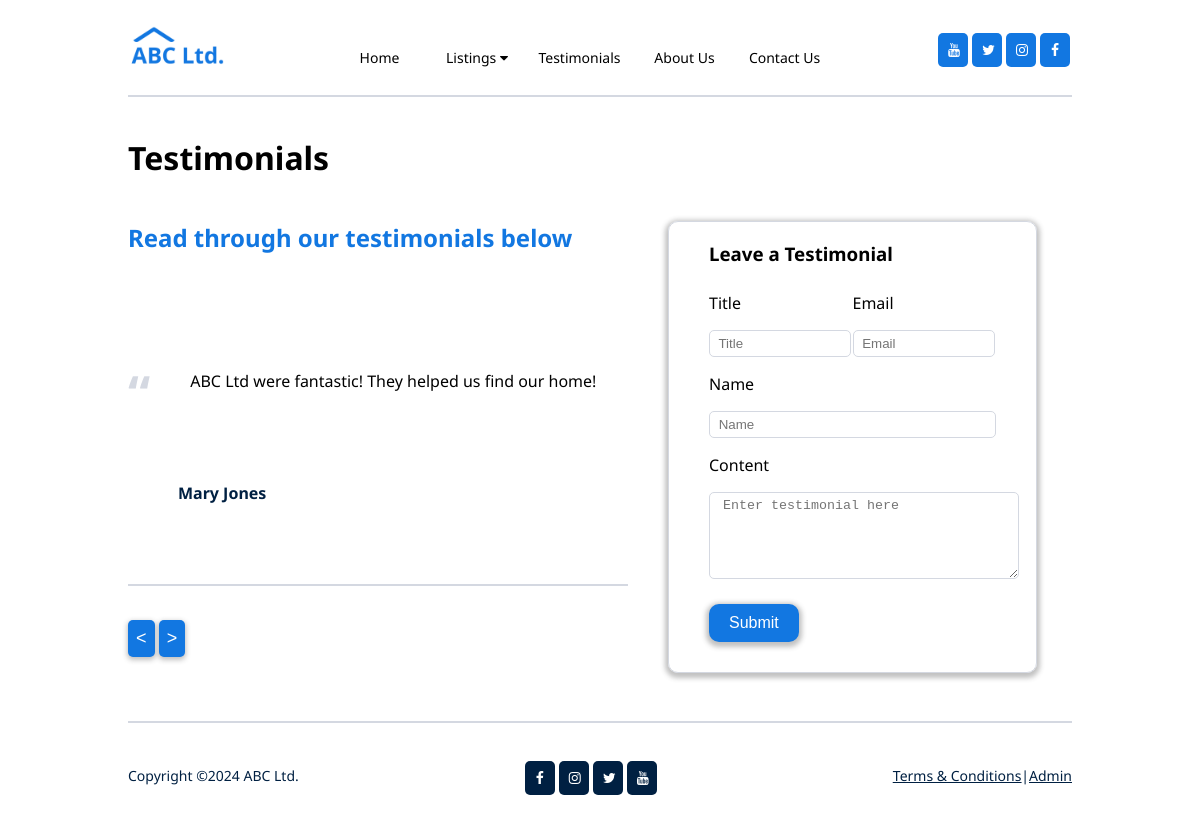
/propertycompany/testimonials.php, run on the app's committed database.
### tables this page shows
CREATE TABLE `testimonials` (
  `id` int(11) NOT NULL,
  `title` text NOT NULL,
  `content` text NOT NULL,
  `author_name` varchar(100) NOT NULL,
  `author_email` varchar(100) NOT NULL,
  `created_at` timestamp NOT NULL DEFAULT current_timestamp(),
  `status` enum('pending','planned') NOT NULL DEFAULT 'pending'
);

### propertycompany/testimonials.php (the view, shortened to what this page needs)
<!DOCTYPE HTML>
<html lang="en">
<head>
 <link rel="stylesheet" href="css/styles.css">
 <link rel="stylesheet" href="https://cdnjs.cloudflare.com/ajax/libs/font-awesome/4.7.0/css/font-awesome.min.css">
 </head>
<body>
<div id="wrapper">
<main>
	<h1 id="test-h1">Testimonials</h1>
	<div class="testimonials">
	<?php
	require 'connect.php';
	$sql = "SELECT * FROM testimonials WHERE status = 'planned' ";
	$result=mysqli_query($link, $sql);
	$first = true;
	if(mysqli_num_rows($result)>0) {
		while($row=mysqli_fetch_array($result)){
			$content=$row["content"];
			$author_name=$row["author_name"];
			$displayStyle = $first ? 'block' : 'none';
		?>
			<div class="test-left" style="display: <?php echo $displayStyle; ?>;">
				<div class="test-left-top">
					<h2>Read through our testimonials below</h2>
				</div>
				<div class="test-left-bottom">
					<div class="test-left-bottom-quotes">
						<h1>&ldquo;</h1>
						<?php echo"<p>$content</p>"; ?>
					</div>
						<?php echo"<h4>$author_name</h4>"; ?>
						<hr>
				</div>
			</div>
<?php
	$first = false;
	}
    }
?>
			<div class="test-right">
				<div class="test-right-box">
					<div class="test-card">
					<form method="post" action="phptestprocesstestimonial.php">
						<div class="test-container">
							<h3><b>Leave a Testimonial</b></h3>
							<div class="test-box-row2">
								<div class="test-box-row2-left">
									<p>Title</p>
									<div class="test-form-title">
										<input type="text" class="input-style" id="test-title" name="test-title" required="required" placeholder=" Title">
									</div>
								</div>
								<div class="test-box-row2-right">
									<p>Email</p>
									<div class="test-form-email">
										<input type="email" class="input-style" id="test-email" name="test-email" required="required" placeholder=" Email">
									</div>
								</div>
							</div>
							<div class="test-box-row3">
								<div class="test-box-row3-left">
									<p>Name</p>
									<div class="test-form-name">
										<input type="text" class="input-style" id="test-name" name="test-name" required="required" placeholder=" Name">
									</div>
								</div>
							</div>
							<div class="test-box-row4">
								<div class="test-box-row4-left">
									<p>Content</p>
									<div class="test-form-content">
										<textarea rows="5" cols="36" class="input-style" id="test-content" name="test-content" required="required" placeholder=" Enter testimonial here"></textarea>
									</div>
								</div>
							</div>
							<div class="test-button-container">
								<button type="submit">Submit</button>
							</div>
						</div>
					</form>
					</div>
				</div>
			</div>
		</div>
		<div class="test-arrows">
			<button class="test-arrow-left-btn" id="prev-btn"><</button>
			<button class="test-arrow-right-btn" id="next-btn">></button>
		</div>
<hr>
</main>
</div>
</body>
</html>

### propertycompany/css/styles.css (style rules this page uses)
#wrapper { width: 80%; margin: 0 auto; }
header { background-color: white; }
body { background-color: white; margin: 0; padding: 10px; font-family: "Noto Sans"; }
nav { display: flex; justify-content: space-between; font-size: 14px; }
#logo, .navbar, #socialiconsnav { display: flex; }
#logo { margin-top: 8px; }
#toHide { display: block; }
.navelements { float: left; margin-top: 28px; padding: 10px 10px 10px; background-color: white; color: black; text-decoration: none; text-align: center; min-width: 80px; }
#testimonials-width { min-width: 90px; }
.dropdown { overflow: hidden; float:left; }
.dropbtn { cursor:pointer; border: none; outline: none; color: black; background-color: inherit; font-family: inherit; text-align:center; margin-top: 28px; padding: 10px 10px 10px; font-size: 14px; min-width: 95px; }
#socialiconsnav { margin-top: 3px; }
#socialiconsnav .fa { padding: 10px; font-size: 14px; width: 10px; text-align: center; margin: 20px 2px; text-decoration: none; color: white; background-color: #1277E1; border-radius: 5px; }
#socialiconsnav a { float: right; }
main { padding: 10px 0px 10px; background-color: white; }
hr { border-color: #D4D8E1; border-style: solid; }
.testimonials { display: flex; justify-content: space-between; padding-bottom: 40px; }
.test-left { min-width: 500px; max-width: 500px; margin-right: 40px; }
.test-left h2 { color: #1277E1; margin-bottom: 100px; }
.test-left h4 { padding-left: 50px; color: #002042; margin-bottom: 80px; }
.test-left-bottom-quotes { display: flex; }
.test-left-bottom-quotes h1 { font-size: 50px; color: #D4D8E1; margin-top: 5px; }
.test-left-bottom-quotes p { padding-left: 40px; }
.test-arrows { position: absolute; top: 620px; }
.test-arrows button { color: white; background-color: #1277E1; border: none; padding: 8px 8px; border-radius: 5px; font-size: 18px; box-shadow: 0px 2px 5px 1px rgba(51, 51, 51, 0.3); cursor: pointer; transition: all 0.3s ease; }
.test-right { width: 45%; display: flex; flex-direction: flex-end; }
.test-container h3 { margin-bottom: 10px; }
.test-card { border: 1px solid #D4D8E1; border-radius: 10px; padding: 0px 40px 30px; box-shadow: 0px 2px 5px 3px rgba(51, 51, 51, 0.3); margin-top: 20px; }
.test-box-row2, .test-box-row3, .test-box-row4 { display: flex; }
.test-box-row2-left, .test-box-row3-left, .test-box-row4-left { width: 100%; }
.test-box-row2-left, .test-box-row2-right { width: 90%; }
.test-button-container { padding-top: 20px; }
.test-button-container button { padding: 10px 20px; color: white; background-color: #1277E1; border-radius: 10px; outline: none; border: none; cursor: pointer; box-shadow: 0px 2px 5px 3px rgba(51, 51, 51, 0.3); font-size: 16px; }
.test-form-title input, .test-form-email input { width: 135px }
.test-form-email { padding-right:0px; }
.test-form-name input { width: 280px; }
.input-style { border: 1px solid #D4D8E1; border-radius: 5px; padding: 5px 0px; padding-left: 5px; animation: flashing 1s infinite; }
.test-form-content { width: 280px; }
footer { bottom: 0; display: flex; justify-content: space-between; font-size: 14px; margin-bottom: 15px; }
#footertext, #socialiconsfooter, #footerlinks { display: flex; }
#footerlinks { float:right; }
#socialiconsfooter { margin-right: 10px; }
#socialiconsfooter .fa { padding: 10px; font-size: 14px; width: 10px; text-align: center; margin: 20px 2px; text-decoration: none; color: white; background-color: #002042; border-radius: 5px; }
#footertext a { color: #002042; font-size: 14px; }
#footertext { margin-top: 25px; min-width: 100px; }
#footerlinks { margin-top: 25px; }
#footerlinks a { font-size: 14px; color: #002042; }

### data on the page
testimonials: content "ABC Ltd were fantastic! They helped us find our home!", author_name "Mary Jones"
